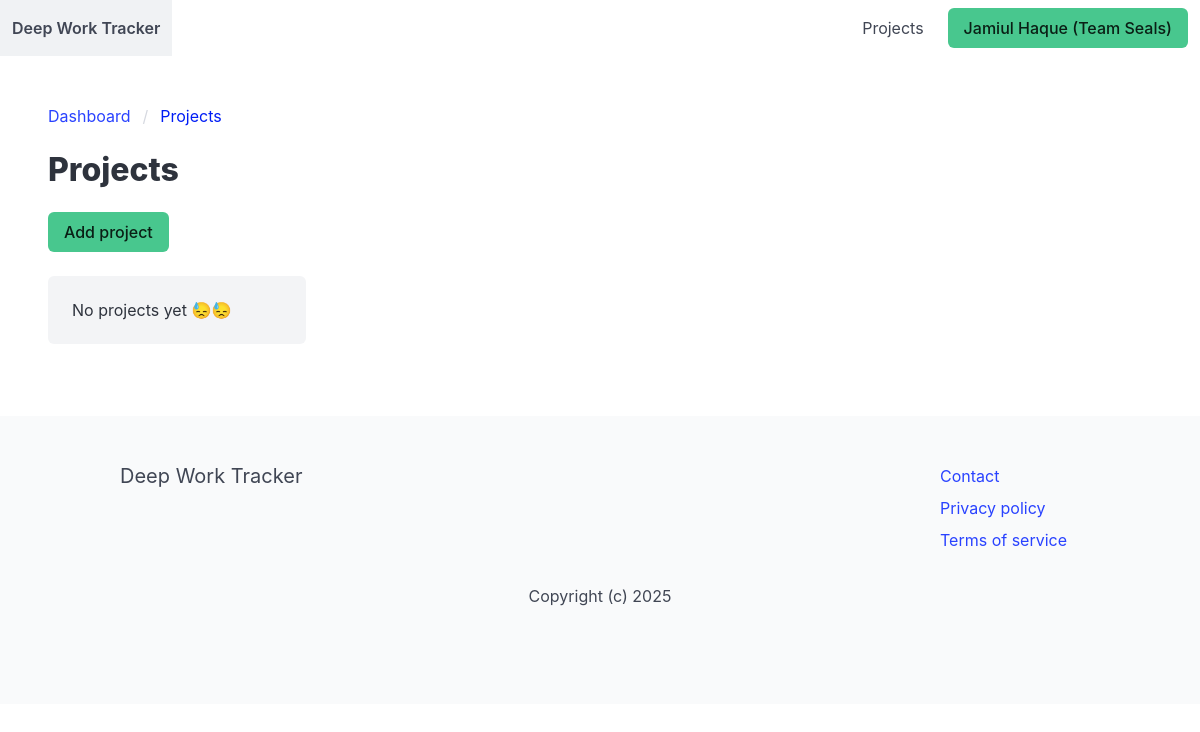
The page /projects/ (signed in) on the database as committed earlier.
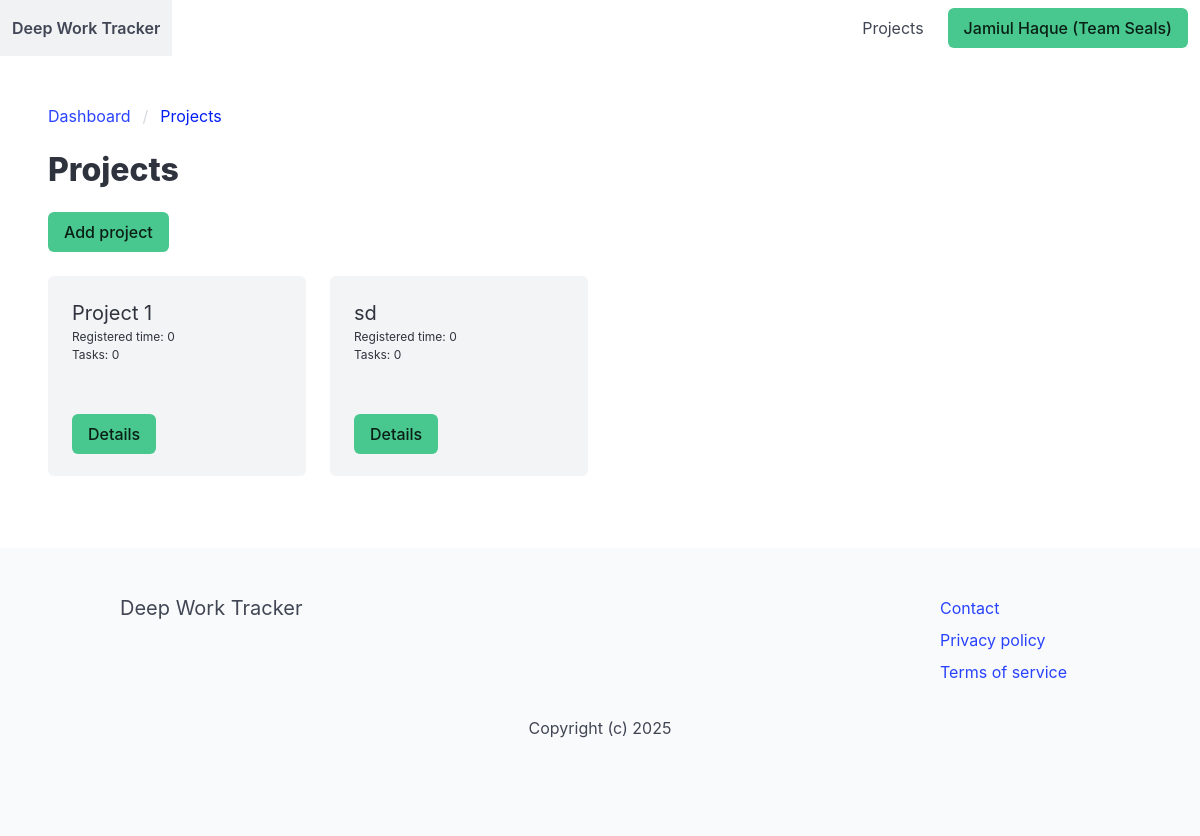
The same page on the database as committed later.
### apps/team/models.py (models this page shows, shortened)
class Team(models.Model):
    ACTIVE = "active"
    DELETED = "deleted"
    CHOICES_STATUS = (
        (ACTIVE, "Active"),
        (DELETED, "Deleted"),
    )
    title = models.CharField(max_length=255)
    members = models.ManyToManyField(User, related_name="teams")
    created_by = models.ForeignKey(User, related_name="created_teams", on_delete=models.CASCADE)
    created_at = models.DateTimeField(auto_now_add=True)
    status = models.CharField(max_length=10, choices=CHOICES_STATUS, default=ACTIVE)
    class Meta:
        ordering = ["title"]

### apps/project/models.py (models this page shows, shortened)
class Project(models.Model):
    team = models.ForeignKey(Team, related_name="projects", on_delete=models.CASCADE)
    title = models.CharField(max_length=255)
    created_by = models.ForeignKey(User, related_name="projects", on_delete=models.CASCADE)
    created_at = models.DateTimeField(auto_now_add=True)
    class Meta:
        ordering = ["title"]
    def registered_time(self):
        return 0
    def num_tasks_todo(self):
        return 0

### apps/project/views.py (the view)
# urls.py: path("", projects, name="projects"),
@login_required
def projects(request):
    team = get_object_or_404(Team, pk=request.user.userprofile.active_team_id, status=Team.ACTIVE)
    projects = team.projects.all()
    if request.method == "POST":
        title = request.POST.get("title")
        if title:
            project = Project.objects.create(team=team, title=title, created_by=request.user)
            return redirect("project:projects")
    return render(request, "project/projects.html", {"team": team, "projects": projects})

### apps/team/context_processors.py (called while the page is built)
def active_team(request):
    if request.user.is_authenticated:
        if request.user.userprofile.active_team_id:
            team = Team.objects.get(pk=request.user.userprofile.active_team_id)
            return {"active_team": team}
        return {"active_team": None}
    return {"active_team": None}

### apps/project/templates/project/projects.html (shortened to what this page needs)
{% extends "core/base.html" %}
{% block content %}
<div id="projects-app">
    <nav class="breadcrumb" aria-label="breadcrumbs">
        <ul>
            <li><a href="#">Dashboard</a></li>
            <li class="is-active"><a href="#" aria-current="page">Projects</a></li>
        </ul>
    </nav>
    <div class="columns">
        <div class="column is-4">
            <h1 class="title">Projects</h1>
            <a @click="showAddProjectModal = !showAddProjectModal" class="button is-success">Add project</a>
        </div>
    </div>
    <div class="columns">
        {% for project in projects %}
        <div class="column is-3">
            <div class="notification">
                <h2 class="is-size-5">{{ project.title}}</h2>
                <p class="is-size-7">Registered time: {{ project.registered_time }}</p>
                <p class="is-size-7">Tasks: {{ project.num_tasks_todo }}</p>
                <hr>
                <a href="#" class="button is-success">Details</a>
            </div>
        </div>
        {% empty %}
            <div class="column is-3">
                <div class="notification">
                    No projects yet 😓😓
                </div>
            </div>
        {% endfor %}
        </div>
</div>
{% endblock %}

### apps/core/templates/core/base.html (shortened to what this page needs)
<!DOCTYPE html>
<html>
<head>
    <link rel="stylesheet" href="https://cdn.jsdelivr.net/npm/bulma@1.0.2/css/bulma.min.css">
</head>
<body>
    <div id="navbar-app">
        <nav class="navbar" role="navigation" aria-label="main navigation">
            <div class="navbar-brand">
                <a href="/" class="navbar-item"><strong>Deep Work Tracker</strong></a>
            </div>
            <div class="navbar-menu" :class="{'is-active': isActive}">
                <div class="navbar-end">
                    {% if not request.user.is_authenticated %}
                    <a href="{% url "plans" %}" class="navbar-item">Plans</a>
                    {% else %}
                        <a href="{% url "project:projects" %}" class="navbar-item">Projects</a>
                    {% endif %}
                    <div class="navbar-item">
                        <div class="buttons">
                            {% if request.user.is_authenticated %}
                                <a href="{% url "myaccount" %}" class="button is-success">{% firstof request.user.get_full_name request.user.username %}{% if active_team %} ({{ active_team.title}}){% endif %}</a>
                            {% else %}
                                <a href="{% url "signup" %}" class="button is-success"><strong>Sign up</strong></a>
                                <a href="{% url "login" %}" class="button">Log in</a>
                            {% endif %}
                        </div>
                    </div>
                </div>
            </div>
        </nav>
    </div>
     <section class="section">
        {% block content %}
        {% endblock %}
     </section>
     <footer class="footer">
        <div class="container">
            <div class="columns is-multiline">
                <div class="column is-4">
                    <h2 class="subtitle">Deep Work Tracker</h2>
                </div>
            <div class="column is-offset-6 is-2">
                <ul>
                    <li class="mb-2"><a href="#">Contact</a></li>
                    <li class="mb-2"><a href="{% url "privacy" %}">Privacy policy</a></li>
                    <li class="mb-2"><a href="{% url "terms" %}">Terms of service</a></li>
                </ul>
            </div>
            <div class="column is-12 has-text-centered">
                <p>Copyright (c) 2025</p>
            </div>
        </div>
    </div>
</footer>
</body>
</html>

Rows that differ between the two databases and show on the page:
added Project: title "Project 1", registered_time "0", num_tasks_todo "0"
added Project: title "sd", registered_time "0", num_tasks_todo "0"
Other text that changed with them:
text no longer shown: "No projects yet 😓😓"
